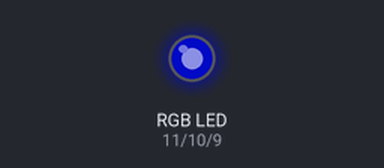
The sketch below on a simulated Arduino Uno, built with avr-gcc and run on an emulated ATmega328P. On the bench: an RGB LED mixed from three pins (HIGH = lit). Dim RGB values are drawn brighter than linear.

Above: at 0.05 s.
At 1.05 s:
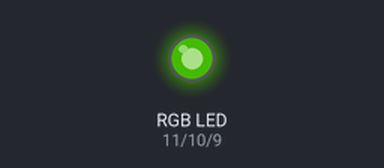
At 1.55 s:
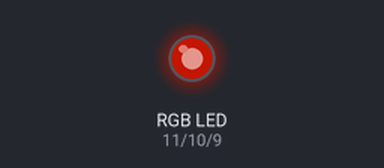
At 2.05 s:
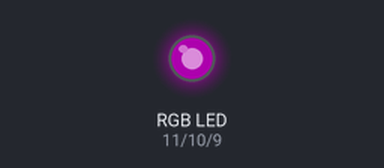
Timing chart, 0 to 5.6 s (numbered marks = the images above):
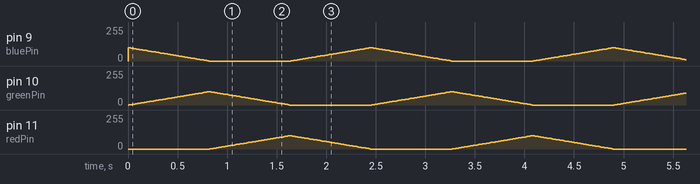

The sketch:

RGB.ino
```cpp
int bluePin = 9;   // Синий
int greenPin = 10; // Зеленый
int redPin = 11;   // Красный

int brightness = 100; // Максимальная яркость (0-255, но можно уменьшить до 100)

void setup() {
  pinMode(bluePin, OUTPUT);
  pinMode(greenPin, OUTPUT);
  pinMode(redPin, OUTPUT);
}

void loop() {
  // Плавный переход от синего к зеленому
  fadeColors(brightness, 0, 0, 0, brightness, 0, 3);
  // Плавный переход от зеленого к красному
  fadeColors(0, brightness, 0, 0, 0, brightness, 3);
  // Плавный переход от красного к синему
  fadeColors(0, 0, brightness, brightness, 0, 0, 3);
}

// Функция плавного переливания между двумя цветами
void fadeColors(int b1, int g1, int r1, int b2, int g2, int r2, int speed) {
  for (int i = 0; i <= 255; i++) {
    int b = map(i, 0, 255, b1, b2);
    int g = map(i, 0, 255, g1, g2);
    int r = map(i, 0, 255, r1, r2);
    setColor(b, g, r);
    delay(speed);
  }
}

// Функция управления цветом (BGR)
void setColor(int b, int g, int r) {
  analogWrite(bluePin, b);
  analogWrite(greenPin, g);
  analogWrite(redPin, r);
}
```
